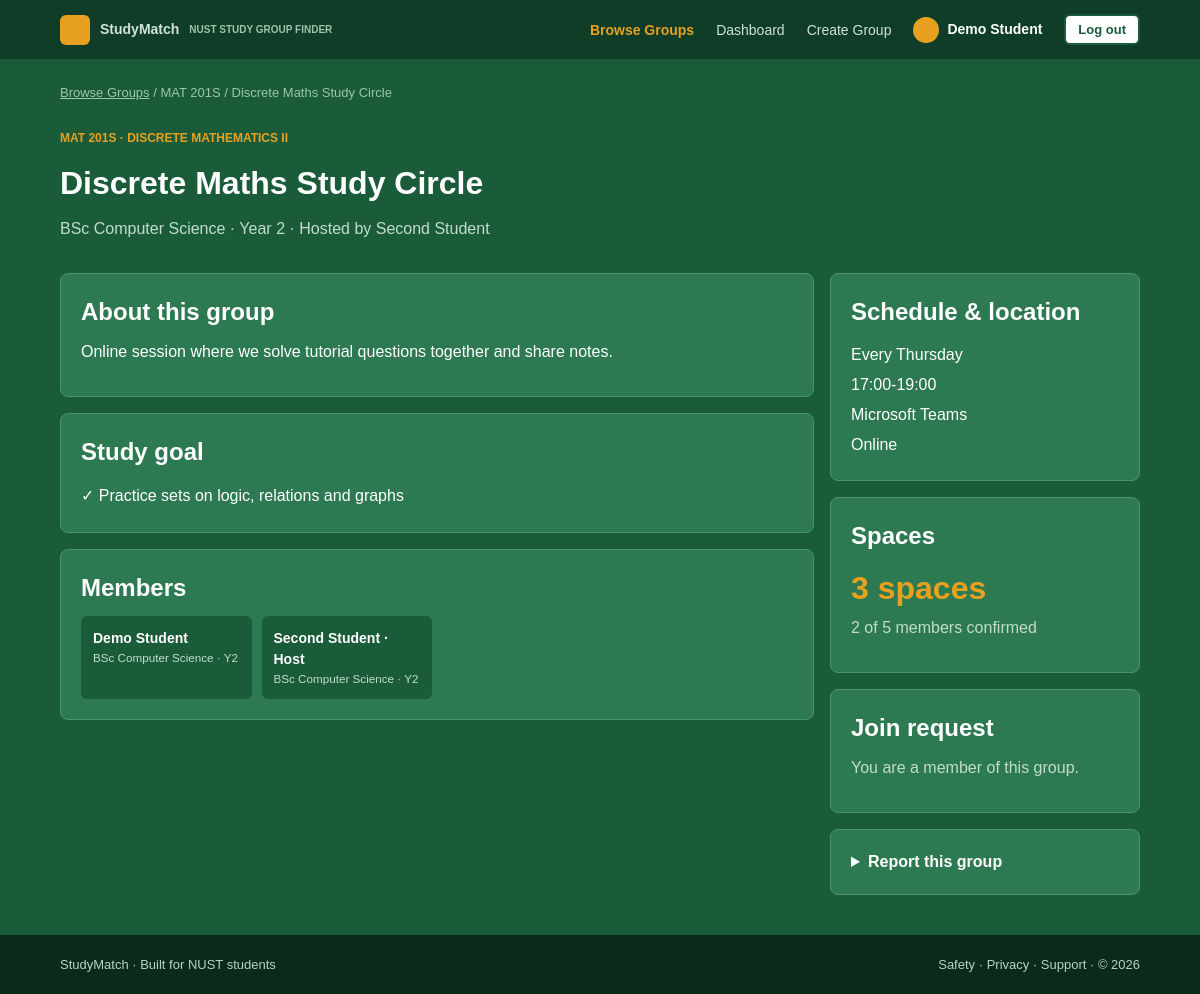
/studymatch-php/group.php?id=2 (signed in), run on the app's committed database.
### tables this page shows
CREATE TABLE users (
  id               INT AUTO_INCREMENT PRIMARY KEY,
  full_name        VARCHAR(100) NOT NULL,
  email            VARCHAR(150) NOT NULL UNIQUE,
  student_number   VARCHAR(9)   NOT NULL UNIQUE,
  password_hash    VARCHAR(255) NOT NULL,
  programme        VARCHAR(100) NOT NULL,
  year_of_study    TINYINT      NOT NULL DEFAULT 1,
  current_modules  VARCHAR(255) NOT NULL DEFAULT '',    
  availability     VARCHAR(255) NOT NULL DEFAULT '',    
  preferred_format VARCHAR(30)  NOT NULL DEFAULT 'In person and online',
  role             ENUM('student','admin') NOT NULL DEFAULT 'student',
  created_at       TIMESTAMP DEFAULT CURRENT_TIMESTAMP
);

### studymatch-php/includes/auth.php (called while the page is built, shortened)
<?php
function current_user() {
    return [
        'id'   => (int)$_SESSION['user_id'],
        'name' => $_SESSION['user_name'],
        'role' => $_SESSION['user_role']
    ];
}
function require_login() {
    $user = current_user();
    return $user;
}
function e($text) {
    return htmlspecialchars((string)$text, ENT_QUOTES, 'UTF-8');
}

### studymatch-php/includes/db.php (called while the page is built, shortened)
<?php
$db_host = 'localhost';
$db_user = 'root';
$db_pass = '';
$db_name = 'studymatch';
function db() {
    global $db_host, $db_user, $db_pass, $db_name;
    static $conn = null;
    if ($conn !== null) {
        return $conn;
    }
    $conn = new mysqli($db_host, $db_user, $db_pass, $db_name);
    $conn->set_charset('utf8mb4');
    return $conn;
}

### studymatch-php/includes/helpers.php (called while the page is built, shortened)
<?php
function fmt_time($t) {
    return substr($t, 0, 5);
}
function spaces_left($g) {
    return max(0, (int)$g['max_members'] - (int)$g['member_count']);
}
function fetch_all($sql, $types = '', $params = []) {
    $stmt = db()->prepare($sql);
    if ($types !== '') {
        $stmt->bind_param($types, ...$params);
    }
    $stmt->execute();
    $result = $stmt->get_result();
    $rows = [];
    while ($row = $result->fetch_assoc()) {
        $rows[] = $row;
    }
    return $rows;
}
function fetch_one($sql, $types = '', $params = []) {
    $rows = fetch_all($sql, $types, $params);
    return $rows[0] ?? null;
}

### studymatch-php/group.php (the view, shortened to what this page needs)
<?php
require __DIR__ . '/includes/auth.php';
require __DIR__ . '/includes/db.php';
require __DIR__ . '/includes/helpers.php';
$user = require_login();
$id = (int)($_GET['id'] ?? 0);
$group = fetch_one('SELECT * FROM v_group_cards WHERE id = ?', 'i', [$id]);
$isHost = ($group['host_id'] == $user['id']);
$members = fetch_all(
    "SELECT u.id, u.full_name, u.programme, u.year_of_study
       FROM group_members gm JOIN users u ON u.id = gm.user_id
      WHERE gm.group_id = ? AND gm.status = 'approved'
      ORDER BY u.full_name",
    'i', [$id]
);
$mine = fetch_one('SELECT status FROM group_members WHERE group_id = ? AND user_id = ?', 'ii', [$id, $user['id']]);
$spaces = spaces_left($group);
$activePage = 'browse';
$bodyClass = 'dark';
require __DIR__ . '/includes/header.php';
?>
<main>
    <div class="container">
        <p class="breadcrumb"><a href="browse.php">Browse Groups</a> / <?= e($group['module_code']) ?> / <?= e($group['title']) ?></p>
        <div style="display:flex; justify-content:space-between; flex-wrap:wrap; gap:14px; margin-bottom:20px">
            <div>
                <p class="small-label"><?= e($group['module_code']) ?> · <?= e($group['module_name']) ?></p>
                <h1><?= e($group['title']) ?></h1>
                <p class="muted"><?= e($group['host_programme']) ?> · Year <?= (int)$group['host_year'] ?> · Hosted by <?= e($group['host_name']) ?>
                    <?= $group['status'] !== 'approved' ? ' · ' . status_badge($group['status']) : '' ?></p>
            </div>
        </div>
        <div class="two-column">
            <div class="stack">
                <section class="card">
                    <h2>About this group</h2>
                    <p><?= nl2br(e($group['description'])) ?></p>
                </section>
                <section class="card">
                    <h2>Study goal</h2>
                    <ul class="goal-list"><li>✓ <?= e($group['study_goal']) ?></li></ul>
                </section>
                <section class="card">
                    <h2>Members</h2>
                    <div class="members">
                        <?php foreach ($members as $m): ?>
                            <div class="member">
                                <strong><?= e($m['full_name']) ?><?= $m['id'] == $group['host_id'] ? ' · Host' : '' ?></strong>
                                <small><?= e($m['programme']) ?> · Y<?= (int)$m['year_of_study'] ?></small>
                            </div>
                        <?php endforeach; ?>
                    </div>
                </section>
            </div>
            <div class="stack">
                <section class="card">
                    <h2>Schedule &amp; location</h2>
                    <ul class="plain-list">
                        <li>Every <?= e($group['day_of_week']) ?></li>
                        <li><?= e(fmt_time($group['start_time'])) ?>-<?= e(fmt_time($group['end_time'])) ?></li>
                        <li><?= e($group['location']) ?></li>
                        <li><?= e($group['study_format']) ?></li>
                    </ul>
                </section>
                <section class="card">
                    <h2>Spaces</h2>
                    <p class="big-number"><?= $spaces ?> <?= $spaces == 1 ? 'space' : 'spaces' ?></p>
                    <p class="muted"><?= (int)$group['member_count'] ?> of <?= (int)$group['max_members'] ?> members confirmed</p>
                </section>
                <section class="card">
                    <h2>Join request</h2>
                    <?php if ($isHost): ?>
                        <p class="muted">You host this group. Review join requests on your <a href="dashboard.php">dashboard</a>.</p>
                    <?php elseif ($mine && $mine['status'] === 'approved'): ?>
                        <p class="muted">You are a member of this group.</p>
                    <?php elseif ($mine): ?>
                        <p class="muted">Your request is waiting for the host to review it.</p>
                        <span class="badge badge-pending">PENDING</span>
                    <?php elseif ($group['status'] !== 'approved'): ?>
                        <p class="muted">This group is not open for requests yet.</p>
                    <?php elseif ($spaces == 0): ?>
                        <p class="muted">This group is full.</p>
                    <?php endif; ?>
                </section>
                <?php if (!$isHost): ?>
                <section class="card">
                    <details class="report">
                        <summary><strong>Report this group</strong></summary>
                    </details>
                </section>
                <?php endif; ?>
            </div>
        </div>
    </div>
</main>
<?php require __DIR__ . '/includes/footer.php'; ?>

### studymatch-php/includes/header.php (shortened to what this page needs)
<?php
require_once __DIR__ . '/auth.php';
$user = current_user();
?>
<!DOCTYPE html>
<html lang="en">
<head>
    <link rel="stylesheet" href="style.css">
</head>
<body class="<?= e($bodyClass) ?>">
<header class="site-header">
    <div class="container header-inner">
        <a class="brand" href="<?= $user ? 'dashboard.php' : 'index.php' ?>"><span class="logo"></span> StudyMatch <small>NUST STUDY GROUP FINDER</small></a>
        <nav id="mainNav" aria-label="Main navigation">
            <ul>
<?php if ($user === null): ?>
                <li><a href="index.php" <?= $activePage == 'home' ? 'class="active"' : '' ?>>Home</a></li>
                <li><a href="browse.php" <?= $activePage == 'browse' ? 'class="active"' : '' ?>>Browse Groups</a></li>
                <li><a href="about.php" <?= $activePage == 'about' ? 'class="active"' : '' ?>>About</a></li>
                <li><a href="contact.php" <?= $activePage == 'contact' ? 'class="active"' : '' ?>>Contact</a></li>
                <li><a href="login.php" <?= $activePage == 'login' ? 'class="active"' : '' ?>><strong>Log in</strong></a></li>
                <li><a href="register.php" class="btn btn-amber btn-small">Register</a></li>
<?php else: ?>
                <li><a href="browse.php" <?= $activePage == 'browse' ? 'class="active"' : '' ?>>Browse Groups</a></li>
                <li><a href="dashboard.php" <?= $activePage == 'dashboard' ? 'class="active"' : '' ?>>Dashboard</a></li>
                <li><a href="create-group.php" <?= $activePage == 'create' ? 'class="active"' : '' ?>>Create Group</a></li>
                <li class="user-name"><span class="avatar"></span> <?= e($user['name']) ?></li>
                <li>
                    <form method="post" action="logout.php" class="inline-form">
                        <button type="submit" class="btn btn-outline btn-small">Log out</button>
                    </form>
                </li>
<?php endif; ?>
            </ul>
        </nav>
    </div>
</header>

### studymatch-php/style.css (style rules this page uses)
:root { --dark-green: #0f3d27; --green: #1a5c3a; --light-green: #2d7a52; --pale-green: #d9eadf; --background: #eef3f0; --amber: #e8a020; --white: #ffffff; --red: #c0392b; --border: #c9ddd1; }
* { box-sizing: border-box; }
body { margin: 0; font-family: Arial, Helvetica, sans-serif; background: var(--background); color: var(--dark-green); line-height: 1.5; }
h1, h2, h3 { margin: 0 0 10px 0; }
p { margin: 0 0 12px 0; }
a { color: inherit; }
.container { width: 90%; max-width: 1100px; margin: 0 auto; }
.small-label { font-size: 12px; font-weight: bold; text-transform: uppercase; color: var(--amber); }
.muted { color: #4f7561; }
body.dark { background: var(--green); color: var(--white); }
body.dark .muted { color: #c3dccb; }
.site-header { background: var(--dark-green); color: var(--white); }
.header-inner { display: flex; justify-content: space-between; align-items: center; padding: 14px 0; }
.brand { display: flex; align-items: center; gap: 10px; font-size: 22px; font-weight: bold; text-decoration: none; }
.brand small { font-size: 10px; color: #9cc5ac; }
.logo { width: 30px; height: 30px; background: var(--amber); border-radius: 6px; }
.site-header ul { display: flex; align-items: center; gap: 22px; list-style: none; margin: 0; padding: 0; }
.site-header a { text-decoration: none; font-size: 14px; color: #cfe3d6; }
.site-header a.active { color: var(--amber); font-weight: bold; }
.user-name { display: flex; align-items: center; gap: 8px; font-size: 14px; font-weight: bold; }
.avatar { width: 26px; height: 26px; border-radius: 50%; background: var(--amber); }
.btn { display: inline-block; padding: 10px 18px; border: 2px solid transparent; border-radius: 6px; font-size: 14px; font-weight: bold; text-decoration: none; text-align: center; cursor: pointer; }
.btn-outline { background: var(--white); color: var(--green) !important; border-color: var(--green); }
.btn-small { padding: 6px 12px; font-size: 13px; }
.card { background: var(--white); color: var(--dark-green); border: 1px solid var(--border); border-radius: 8px; padding: 20px; }
body.dark .card { background: var(--light-green); color: var(--white); border-color: #4a9470; }
.stack { display: grid; gap: 16px; }
.plain-list { list-style: none; margin: 0; padding: 0; }
.plain-list li { padding: 3px 0; }
.two-column { display: grid; grid-template-columns: 1fr 310px; gap: 16px; align-items: start; padding-bottom: 40px; }
.two-column .stack { gap: 16px; }
.goal-list { list-style: none; margin: 0; padding: 0; }
.goal-list li { padding: 4px 0; }
.members { display: grid; grid-template-columns: repeat(4, 1fr); gap: 10px; }
.member { background: var(--green); border-radius: 6px; padding: 12px; font-size: 14px; }
.member small { display: block; color: #c3dccb; }
.big-number { color: var(--amber); font-size: 32px; font-weight: bold; margin: 4px 0; }
.breadcrumb { font-size: 13px; color: #9cc5ac; padding: 24px 0 14px 0; }
.inline-form { margin: 0; }
.inline-form .btn { font-family: inherit; }
details.report summary { cursor: pointer; }

### data on the page
users: full_name "Demo Student", programme "BSc Computer Science", year_of_study "2"
users: full_name "Second Student", shows "· Host", programme "BSc Computer Science", year_of_study "2"

### other printed values
$group['module_code'] "MAT 201S"
$group['title'] "Discrete Maths Study Circle"
$group['module_name'] "DISCRETE MATHEMATICS II"
$group['host_programme'] "BSc Computer Science"
$group['host_year'] "2"
$group['host_name'] "Second Student"
$group['description'] "Online session where we solve tutorial questions together and share notes."
$group['study_goal'] "Practice sets on logic, relations and graphs"
$group['day_of_week'] "Thursday"
fmt_time($group['start_time']) "17:00"
fmt_time($group['end_time']) "19:00"
$group['location'] "Microsoft Teams"
$group['study_format'] "Online"
$spaces "3"
$group['member_count'] "2"
